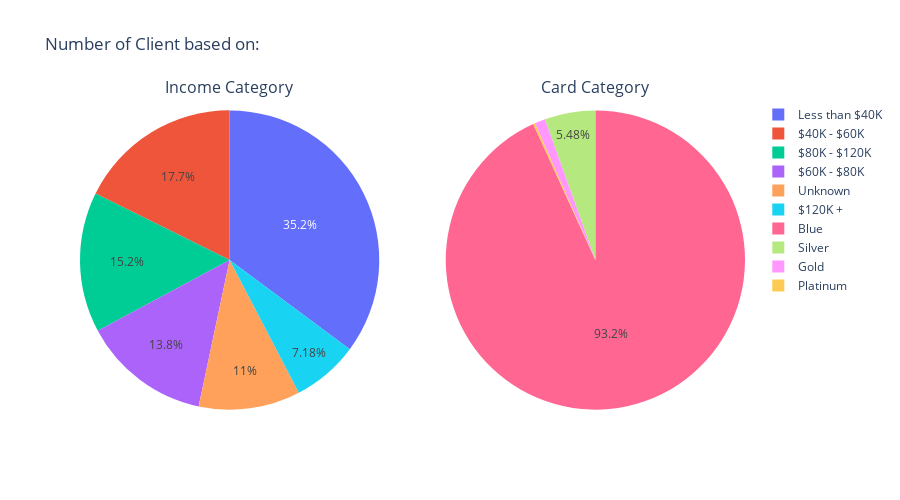

Source (notebook cell):
### Code cell
fig = make_subplots(rows=1, 
                    cols=2, 
                    specs=[[{'type':'domain'}, {'type':'domain'}]],
                    subplot_titles=('Income Category','Card Category'))

# Based on Income_Category

custom_aggregation = {}
custom_aggregation["CLIENTNUM"] = "count"
data2 = df.groupby("Income_Category").agg(custom_aggregation)
data2.columns = ["Number of Client"]
data2['Income Category'] = data2.index

labels = data2['Income Category'].tolist()
values = data2['Number of Client'].tolist()

fig.add_trace(go.Pie(
                    labels=labels, 
                    values=values, 
                    name="Income Category"),
                    1, 1)


# Based on Card_Category

custom_aggregation = {}
custom_aggregation["CLIENTNUM"] = "count"
data2 = df.groupby("Card_Category").agg(custom_aggregation)
data2.columns = ["Number of Client"]
data2['Card Category'] = data2.index

labels = data2['Card Category'].tolist()
values = data2['Number of Client'].tolist()

fig.add_trace(go.Pie(
                    labels=labels, 
                    values=values, 
                    name="Card Category"),               
                    1, 2)

fig.update_traces(textposition='inside')
fig.update_layout(uniformtext_minsize=12, uniformtext_mode='hide')

fig['layout'].update(height=500, width=900, title='Number of Client based on:')
fig.show()

### Figure 1 — Plotly figure (JSON) as saved in the notebook; plotly's stock layout.template omitted (floating-point values rounded to 4 significant figures)
{"data": [{"domain": {"x": [0, 0.45], "y": [0, 1]}, "labels": ["$120K +", "$40K - $60K", "$60K - $80K", "$80K - $120K", "Less than $40K", "Unknown"], "name": "Income Category", "textposition": "inside", "type": "pie", "values": [727, 1790, 1402, 1535, 3561, 1112]}, {"domain": {"x": [0.55, 1], "y": [0, 1]}, "labels": ["Blue", "Gold", "Platinum", "Silver"], "name": "Card Category", "textposition": "inside", "type": "pie", "values": [9436, 116, 20, 555]}], "layout": {"annotations": [{"font": {"size": 16}, "showarrow": false, "text": "Income Category", "x": 0.225, "xanchor": "center", "xref": "paper", "y": 1, "yanchor": "bottom", "yref": "paper"}, {"font": {"size": 16}, "showarrow": false, "text": "Card Category", "x": 0.775, "xanchor": "center", "xref": "paper", "y": 1, "yanchor": "bottom", "yref": "paper"}], "height": 500, "title": {"text": "Number of Client based on:"}, "uniformtext": {"minsize": 12, "mode": "hide"}, "width": 900}}
